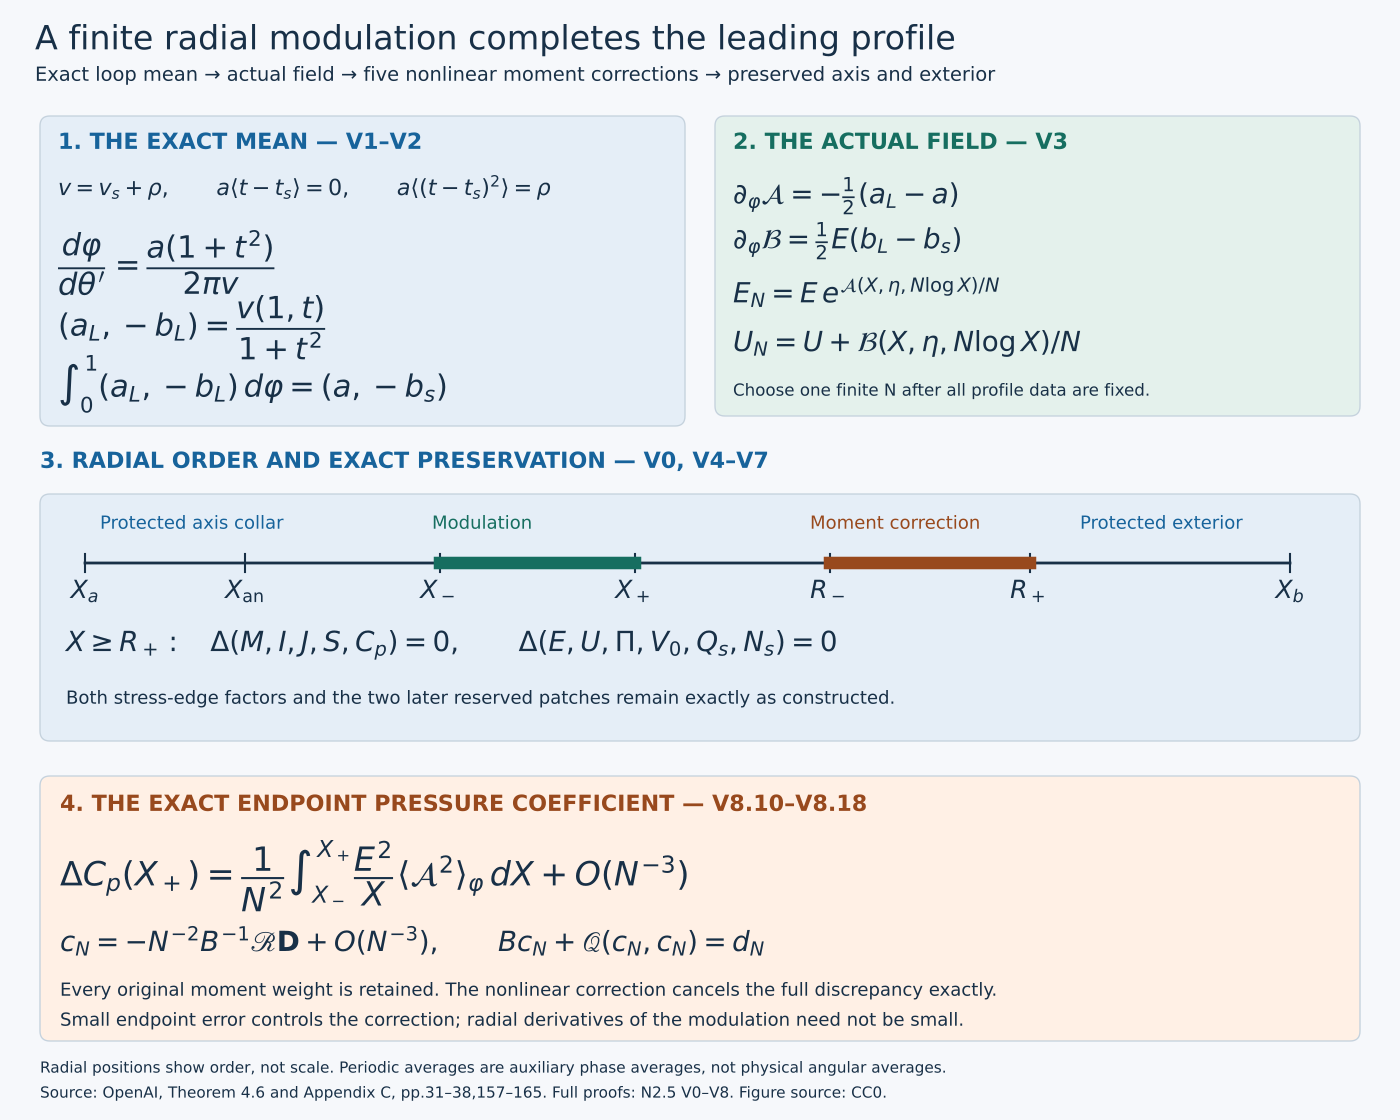

Python code for this plot:
"""Reproduce the exact maps and support order of the finite shear construction."""
from pathlib import Path
import matplotlib
matplotlib.use('Agg')
import matplotlib.pyplot as plt
from matplotlib.patches import FancyBboxPatch
HERE=Path(__file__).resolve().parent
plt.rcParams.update({'font.family':'DejaVu Sans','font.size':14,'svg.fonttype':'path'})
fig=plt.figure(figsize=(14,11.2),dpi=100,facecolor='#f6f8fb')
ax=fig.add_axes([0,0,1,1]);ax.set_xlim(0,1400);ax.set_ylim(1120,0);ax.axis('off')
ink='#183047';blue='#17639b';green='#166e60';orange='#98491d'
def txt(x,y,s,size=14,color=ink,**kw):ax.text(x,y,s,va='top',fontsize=size,color=color,**kw)
def box(x,y,w,h,fill='#e5eef7'):
    ax.add_patch(FancyBboxPatch((x,y),w,h,boxstyle='round,pad=0,rounding_size=10',
        facecolor=fill,edgecolor='#c5d2dd'))
txt(35,24,'A finite radial modulation completes the leading profile',24)
txt(35,66,'Exact loop mean → actual field → five nonlinear moment corrections → preserved axis and exterior',14)
box(40,116,645,310)
txt(58,132,'1. THE EXACT MEAN — V1–V2',16,blue,weight='bold')
txt(58,175,r'$v=v_s+\rho,\qquad a\langle t-t_s\rangle=0,\qquad a\langle(t-t_s)^2\rangle=\rho$',16)
txt(58,230,r'$\dfrac{d\varphi}{d\theta^\prime}=\dfrac{a(1+t^2)}{2\pi v}$',22)
txt(58,295,r'$(a_L,-b_L)=\dfrac{v(1,t)}{1+t^2}$',22)
txt(58,355,r'$\int_0^1(a_L,-b_L)\,d\varphi=(a,-b_s)$',22)
box(715,116,645,300,'#e4f1ec')
txt(733,132,'2. THE ACTUAL FIELD — V3',16,green,weight='bold')
txt(733,177,r'$\partial_\varphi\mathcal{A}=-\frac{1}{2}(a_L-a)$',20)
txt(733,222,r'$\partial_\varphi\mathcal{B}=\frac{1}{2}E(b_L-b_s)$',20)
txt(733,278,r'$E_N=E\,e^{\mathcal{A}(X,\eta,N\log X)/N}$',20)
txt(733,330,r'$U_N=U+\mathcal{B}(X,\eta,N\log X)/N$',20)
txt(733,383,'Choose one finite N after all profile data are fixed.',12)
txt(40,451,'3. RADIAL ORDER AND EXACT PRESERVATION — V0, V4–V7',16,blue,weight='bold')
box(40,494,1320,247)
positions=[85,245,440,635,830,1030,1290];y=563
ax.plot([positions[0],positions[-1]],[y,y],color=ink,linewidth=2)
labels=[r'$X_a$',r'$X_{\rm an}$',r'$X_-$',r'$X_+$',r'$R_-$',r'$R_+$',r'$X_b$']
for x,label in zip(positions,labels):
    ax.plot([x,x],[y-9,y+9],color=ink);txt(x,y+16,label,18,ha='center')
ax.plot([positions[2],positions[3]],[y,y],color=green,linewidth=9)
ax.plot([positions[4],positions[5]],[y,y],color=orange,linewidth=9)
txt(100,515,'Protected axis collar',13,blue)
txt(432,515,'Modulation',13,green)
txt(810,515,'Moment correction',13,orange)
txt(1080,515,'Protected exterior',13,blue)
txt(66,630,r'$X\geq R_+:\quad\Delta(M,I,J,S,C_p)=0,\qquad\Delta(E,U,\Pi,V_0,Q_s,N_s)=0$',20)
txt(66,690,'Both stress-edge factors and the two later reserved patches remain exactly as constructed.',13)
box(40,776,1320,265,'#fff0e5')
txt(60,794,'4. THE EXACT ENDPOINT PRESSURE COEFFICIENT — V8.10–V8.18',16,orange,weight='bold')
txt(60,840,r'$\Delta C_p(X_+)=\dfrac{1}{N^2}\int_{X_-}^{X_+}\dfrac{E^2}{X}\langle\mathcal{A}^2\rangle_\varphi\,dX+O(N^{-3})$',24)
txt(60,927,r'$c_N=-N^{-2}B^{-1}\mathscr{R}\mathbf{D}+O(N^{-3}),\qquad Bc_N+\mathscr{Q}(c_N,c_N)=d_N$',20)
txt(60,982,'Every original moment weight is retained. The nonlinear correction cancels the full discrepancy exactly.',13)
txt(60,1012,'Small endpoint error controls the correction; radial derivatives of the modulation need not be small.',13)
txt(40,1061,'Radial positions show order, not scale. Periodic averages are auxiliary phase averages, not physical angular averages.',11)
txt(40,1086,'Source: OpenAI, Theorem 4.6 and Appendix C, pp.31–38,157–165. Full proofs: N2.5 V0–V8. Figure source: CC0.',11)
fig.savefig(HERE/'admissible-shear-construction.svg',metadata={'Creator':'GPT-6 Astra (OpenAI)','Title':'Finite shear construction and exact moment restoration'})
fig.savefig(HERE/'admissible-shear-construction.png',dpi=100);plt.close(fig)
p=HERE/'admissible-shear-construction.svg';t=p.read_text(encoding='utf8')
assert 'width="1008pt" height="806.4pt"' in t
p.write_text(t.replace('width="1008pt" height="806.4pt"','width="1400" height="1120"'),encoding='utf8')
